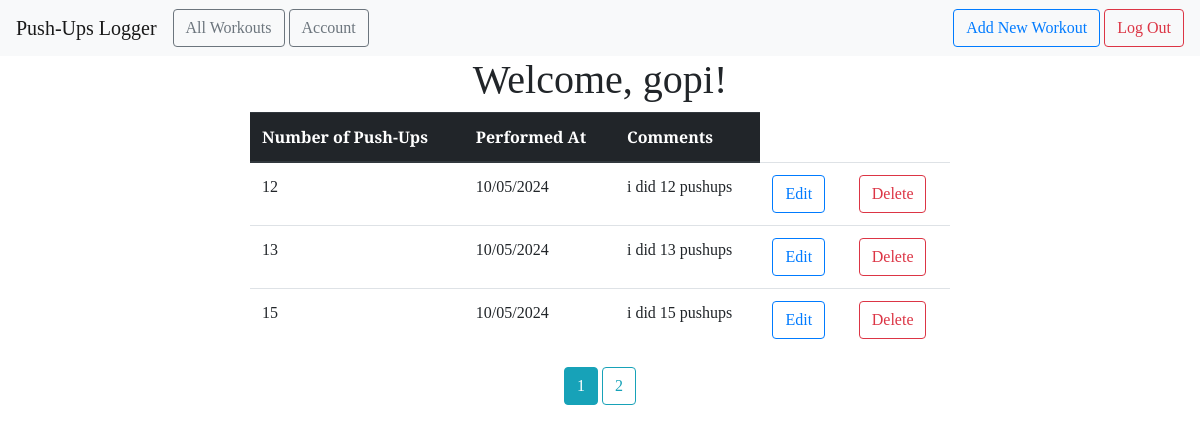
The page /all (signed in) on the database its author committed.
### APP_PUSHUPS/models.py (models this page shows)
class User(db.Model,UserMixin):
    id = db.Column(db.Integer,primary_key=True)
    email = db.Column(db.String(100),unique=True)
    password = db.Column(db.String(100))
    name = db.Column(db.String(100))
    workouts = db.relationship('Workout', backref='author', lazy=True)

class Workout(db.Model):
    id = db.Column(db.Integer, primary_key=True)
    pushups = db.Column(db.Integer, nullable=False)
    date_posted = db.Column(db.DateTime, nullable=False, default=datetime.utcnow)
    comment = db.Column(db.Text, nullable=False)
    user_id = db.Column(db.Integer, db.ForeignKey('user.id'), nullable=False)

### APP_PUSHUPS/main.py (the view)
@main.route('/all')
@login_required
def user_workouts():
    page = request.args.get('page',1, type=int)
    user = User.query.filter_by(email=current_user.email).first_or_404()
    workouts = Workout.query.filter_by(author=user).paginate(page=page,per_page=3)
    return render_template('all_workouts.html', workouts=workouts, user=user)

### APP_PUSHUPS/__init__.py (called while the page is built)
def create_app():
    from .main import main as main_blueprint
    from .auth import auth as auth_blueprint
    app.config['SECRET_KEY'] = 'secret-key'
    app.config['SQLALCHEMY_DATABASE_URI'] = 'sqlite:///db.sqlite'
    app.config['SQLALCHEMY_TRACK_MODIFICATIONS'] = False
    db.init_app(app)
    login_manager = LoginManager()
    login_manager.login_view = 'auth.login'
    login_manager.init_app(app)
    from .models import User
    @login_manager.user_loader
    def load_user(user_id):
        return User.query.get(int(user_id))
    app.register_blueprint(main_blueprint)
    app.register_blueprint(auth_blueprint)
    return app

### APP_PUSHUPS/templates/all_workouts.html (shortened to what this page needs)
{% extends "base.html" %} {% block head %} {{ super() }}
<link
  rel="stylesheet"
  href="{{ url_for('static', filename= 'extended_beauty.css') }}"
/>
{% endblock %} {% block content %}
<center>
  <h1>
    Welcome, {{ user.name }}!
  </h1>
</center>
<center>
  <div>
    <table class="table table-hover" style="width: 700px;">
      <thead class="thead-dark">
        <tr>
          <th scope="col">Number of Push-Ups</th>
          <th scope="col">Performed At</th>
          <th scope="col">Comments</th>
        </tr>
      </thead>
      <tbody>
        {% for workout in workouts.items %}
        <tr>
          <td>{{ workout.pushups }}</td>
          <td>{{ workout.date_posted.strftime('%m/%d/%Y') }}</td>
          <td>{{ workout.comment }}</td>
          <td>
            <a
              href="{{ url_for('main.update_workout', workout_id=workout.id) }}"
              class="btn btn-outline-primary"
              role="button"
            >
              Edit
            </a>
          </td>
          <td>
            <a
              href="{{ url_for('main.delete_workout', workout_id=workout.id) }}"
              class="btn btn-outline-danger"
              role="button"
            >
              Delete
            </a>
          </td>
        </tr>
        {% endfor %}
      </tbody>
    </table>
    {% for page_num in workouts.iter_pages(left_edge=1, right_edge=1,
    left_current=1, right_current=1) %} {% if page_num %} {% if workouts.page ==
    page_num %}
    <a
      class="btn btn-info mb-4"
      href="{{ url_for('main.user_workouts', page=page_num) }}"
      >{{ page_num }}</a
    >
    {% else %}
    <a
      class="btn btn-outline-info mb-4"
      href="{{ url_for('main.user_workouts', page=page_num) }}"
      >{{ page_num }}</a
    >
    {% endif %} {% else %} ... {% endif %} {% endfor %}
  </div>
</center>
{% endblock %}

### APP_PUSHUPS/templates/base.html (shortened to what this page needs)
<!DOCTYPE html>
<html lang="en">
  <head>
    {% block head %}
    <link
      rel="stylesheet"
      href="{{ url_for('static', filename='beauty.css') }}"
    />
    <link
      rel="stylesheet"
      href="https://maxcdn.bootstrapcdn.com/bootstrap/4.0.0/css/bootstrap.min.css"
    />
    {% endblock %}
  </head>
  <body>
    <nav class="navbar navbar-expand-lg navbar-light bg-light">
      <a class="navbar-brand" href="{{ url_for('main.index') }}"
        >Push-Ups Logger</a
      >
      <div class="collapse navbar-collapse" id="navbarSupportedContent">
        <ul class="navbar-nav mr-auto">
          <li class="nav-item active">
            <a
              href="{{ url_for('main.user_workouts') }}"
              class="btn btn-outline-secondary"
              role="button"
              >All Workouts</a
            >
          </li>
          <li class="nav-item">
            <a
              href="{{ url_for('main.profile') }}"
              class="btn btn-outline-secondary"
              role="button"
              style="margin-left: 4px;"
              >Account</a
            >
          </li>
        </ul>
        <form class="form-inline my-2 my-lg-0">
          {% if current_user.is_authenticated %}
          <a href="{{ url_for('main.new_workout') }}" class="btn btn-outline-primary" role="button"
            >Add New Workout</a
          >
          {% endif %}  {% if current_user.is_authenticated %}
          <a
            href="{{ url_for('auth.logout') }}"
            class="btn btn-outline-danger"
            role="button"
            style="margin-left: 4px;"
            >Log Out</a
          >
          {% endif %}
        </form>
      </div>
    </nav>
    {% block content %} {% endblock %}
  </body>
</html>

### APP_PUSHUPS/static/beauty.css (style rules this page uses)
* { font-family: "Arvo", serif; }

### APP_PUSHUPS/static/extended_beauty.css (style rules this page uses)
h1, h2, h4, p { font-family: "Arvo", serif; }

### rows shown on the page
User: name "gopi"
Workout: pushups "12", date_posted "10/05/2024", comment "i did 12 pushups"
Workout: pushups "13", date_posted "10/05/2024", comment "i did 13 pushups"
Workout: pushups "15", date_posted "10/05/2024", comment "i did 15 pushups"

### other values the page prints
{{ page_num }} "1"
{{ page_num }} "2"
